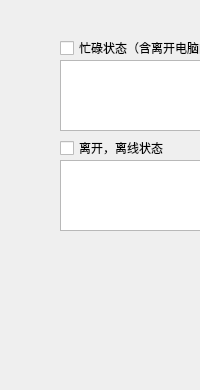
                 <widget class="QWidget" name="page_replay">
                  <layout class="QVBoxLayout" name="verticalLayout_7">
                   <property name="spacing">
                    <number>0</number>
                   </property>
                   <property name="leftMargin">
                    <number>30</number>
                   </property>
                   <property name="topMargin">
                    <number>20</number>
                   </property>
                   <property name="rightMargin">
                    <number>0</number>
                   </property>
                   <property name="bottomMargin">
                    <number>0</number>
                   </property>
                   <item>
                    <widget class="QWidget" name="autoreply" native="true">
                     <property name="minimumSize">
                      <size>
                       <width>0</width>
                       <height>220</height>
                      </size>
                     </property>
                     <property name="maximumSize">
                      <size>
                       <width>16777215</width>
                       <height>220</height>
                      </size>
                     </property>
                     <widget class="QCheckBox" name="checkBox_busy">
                      <property name="geometry">
                       <rect>
                        <x>30</x>
                        <y>20</y>
                        <width>321</width>
                        <height>16</height>
                       </rect>
                      </property>
                      <property name="text">
                       <string>忙碌状态（含离开电脑的情况）</string>
                      </property>
                      <property name="checked">
                       <bool>false</bool>
                      </property>
                     </widget>
                     <widget class="QCheckBox" name="checkBox_away">
                      <property name="geometry">
                       <rect>
                        <x>30</x>
                        <y>120</y>
                        <width>321</width>
                        <height>16</height>
                       </rect>
                      </property>
                      <property name="text">
                       <string>离开，离线状态</string>
                      </property>
                      <property name="checked">
                       <bool>false</bool>
                      </property>
                     </widget>
                     <widget class="QTextEdit" name="lineEdit_busy">
                      <property name="geometry">
                       <rect>
                        <x>30</x>
                        <y>40</y>
                        <width>361</width>
                        <height>71</height>
                       </rect>
                      </property>
                     </widget>
                     <widget class="QTextEdit" name="lineEdit_away">
                      <property name="geometry">
                       <rect>
                        <x>30</x>
                        <y>140</y>
                        <width>361</width>
                        <height>71</height>
                       </rect>
                      </property>
                     </widget>
                    </widget>
                   </item>
                   <item>
                    <spacer name="verticalSpacer_5">
                     <property name="orientation">
                      <enum>Qt::Vertical</enum>
                     </property>
                     <property name="sizeHint" stdset="0">
                      <size>
                       <width>20</width>
                       <height>150</height>
                      </size>
                     </property>
                    </spacer>
                   </item>
                  </layout>
                 </widget>
